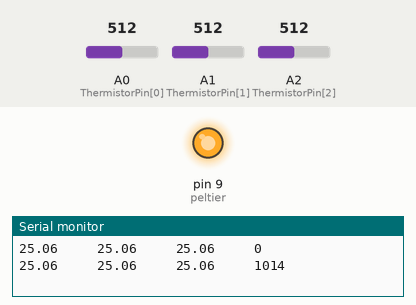
A sketch run on a simulated Arduino Mega 2560, built with avr-gcc and run on an emulated ATmega2560. Parts: output pins drawn as LEDs (lit = HIGH), the last lines printed to the serial monitor. The inputs (shaded band) are chosen by the test bench; at power-on: A0 (ThermistorPin[0]) = 512, A2 (ThermistorPin[2]) = 512, A1 (ThermistorPin[1]) = 512.

Above: at 1.2 s.
1.3 s: A0 (ThermistorPin[0]) set to 68
3.2 s: A0 (ThermistorPin[0]) set to 64
4.7 s: A2 (ThermistorPin[2]) set to 756
6.2 s: A2 (ThermistorPin[2]) set to 783
At 6.6 s:
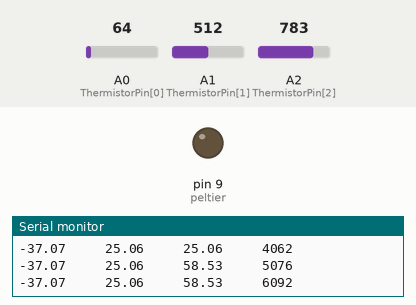
7.7 s: A2 (ThermistorPin[2]) set to 716
At 8.4 s:
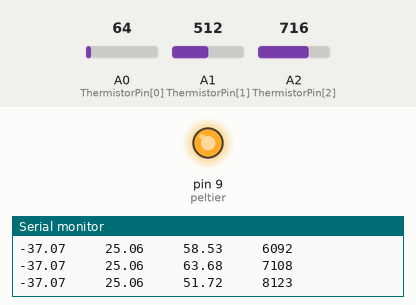
9.2 s: A2 (ThermistorPin[2]) set to 900
At 10.4 s:
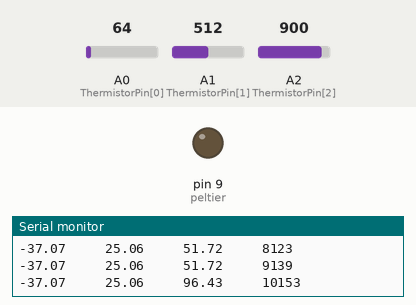
Timing chart, 0 to 12.2 s (numbered marks = the images above; inputs shaded):
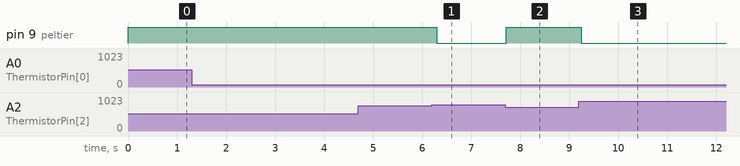

The sketch:

twopeltieronemosfet.ino
```cpp
/*
 Lawrence Berkeley National Lab 2017
 Adrien Stejer

 This code was written to control two Peltier devices (thermo-electric coolers, TECs) by using one N-channel
 MOSFET connected to an external power supply, Arduino PWM output, and two peltier elements. Peltier1 was
 mounted in between two aluminum pieces which was then fit into a plastic piece made specifically for the project,
 peltier2 was placed between the CPU cooler and one of the aluminum plates. On each side of the aluminum pieces
 an NTC Thermistor(Negative Temperature Coefficient) was mounted and placed in a voltage divider mounted on a
 ProtoShield on the Arduino Mega 2560, another NTC was also placed on the CPU cooler on the hot side of Peltier2.
 These are read out by three analog ports on the arduino, converted to voltage,and then using the voltage divider
 equation the resistance and then current temperature (based on the beta coefficient of the NTC) is found.
 After the current temperature is found, the PID controller function computes the output to the gate of the MOSFET
 through the PWM port based on how far the current temperature is from the setpoint and the PID coefficients.
 And this cycle continues, Arduino gets temperature, that information is put into the PID function, it computes
 the new PWM output based on how far the temperature is from the setpoint and the PID coefficients, the MOSFET then
 changes the power to the Peltier which should change the temperature, and then the cycle starts over again.

 The only thing that should be changed about this code is the PID coefficients, which depend on the system at hand, I
 personally used the Ziegler-Nichols Method to determine the coefficients but there are other ways to determine the
 coeffiecients including just blind guessing. From reading online it seems that for temperature control, as a general guideline
 the proportional coefficient(kp) should be high, on the order of 100, and the integral and differential coefficients
 should be small, on the order of 10 or 1.

 Apart from that the pin locations can be changed as you please but if you decide to add more NTCs or peltiers driven by
 separate mosfets remember that they need to have sequential or different numbering. But for the most part you can copy
 and paste the code and just change the numbers and this should work for any numbe of peltiers, NTCs, and MOSFETs.

 Enjoy!

 */

#include <PID_v1.h>       // This includes the PID Library which is necessary to control the power driving the peltier based on how far away the current temperature is from the setpoint

int peltier = 9;          // declares the peltier pin address for the pwm mosfet control
double Output;            // declares the output parameter necessary for the PID function, in this case it's an integer from 0 to 255
double Celsius;           // declares the input for the PID algorithm and what we are trying to control, in our case it is temperature in degrees celsius
double Setpoint;          // declares the setpoint for the PID function, in our case this is the temperature of the cold side of the peltier
unsigned long time;       // establishes the varaible time so we can graph data later

/*below are variables for NTC temp sensor*/
int ThermistorPin[3] = {A0,A1,A2};       // declares the analog pin addresses for the thermistors
float V1;                                                        // declares the voltages that will be computed from the analog output in the voltage dividers
float Vin = 5;                                                           // voltage applied to the voltage divider, used in analog conversion
float R0 = 10000.;                                                       // the other resistor value in the voltage divider, also the R value of the NTC at 25C
float logR1, R1;
float T[3];                       // declares variables for the current temperature calculation
float c1 = 298.15, b=3070.;                                              // c1 is 25C in Kelvin and b is the Beta value of the thermistor, we had to claibrate this as it was not the nominal value
int counter=9;                                                           // counter used to slow down the serial window when it prints out the temperature

/*
 * @param Celsius -- the variable to control
 * @param Output -- the value of the pwm to be calculated by the PID.compute() method
 * @param Setpoint -- the value of Celsius that the algorithm tries to attain.
 * @param kp -- (tentative: 100) maybe 150
 * @param ki -- (tentative: 10) maybe 12.5
 * @param kd -- (tentative: 1) maybe 3.125
 * @param Direction -- (tentative REVERSE)
 */

PID tempController(&Celsius, &Output, &Setpoint, 100, 20.5, 5.125, REVERSE);       // creates a PID controller linked to the peltier1 element, description of arguements/parameters given above


void setup() {
  Serial.begin(9600);                         // sets the baud for serial data transmission, make sure this matches with baud in serial monitor/plotter or you won't see the data printing out
  pinMode(peltier, OUTPUT);                   // configures pin going to MOSFET driving the peltier as an output of pwm
  Celsius = T[0];                               // sets the first thermistor temp as the inputs for the PID controllers
  Setpoint = -40;                             // desired temperature(in C) for cold side of peltier1, ideally, -30 or -40 is lowest
  tempController.SetSampleTime(1000);         // changed from 1000 to 200, let's see how this goes
  tempController.SetOutputLimits(0, 255);     // ensures the output is from 0 to 255 otherwise pwm won't work
  tempController.SetMode(AUTOMATIC);          // specifies that the PID should be ON
}

void loop() {
  time = millis();
  counter +=1;                  // adds one to counter used to slow down the serial window when it prints out the temperature

  /*Begin temperature monitoring */
  /*NTC Temp sensor */
  for(int i=0; i<3; i++){
    V1=(5./1023.0)*analogRead(ThermistorPin[i]);         // converts analog readout to voltage
    R1 = R0 * (Vin/V1 - 1.0);                         // voltage divider equation to find current resistance of thermistor
    logR1 = log(R1/R0);
    T[i] = (1.0 / (1/c1 + ((1/b)*logR1)))-273.15;       // beta equation gives the current temperature, could also use steinhart-hart eqn for more accuracy
  }

  if (counter == 10){           // ensures that the serial window prints every second rather than constantly
    for(int i=0; i<3; i++){
      Serial.print(T[i]);
      Serial.print("     ");
    }
    Serial.print(time);
    Serial.println();
    counter=0;                  // sets counter back to 0 so it can print again after another second
  }

  Celsius = T[0];

  if(T[2]>60.){
    analogWrite(peltier,0);
  }
  else{
    boolean s = tempController.Compute();             // recomputes(at frequency specified by SetSampleTime) the output value going to the MOSFET through the pwm, it technically gives a boolean value (did it recompute output or not) but after it recomputes, the PID output changes
    analogWrite(peltier, Output);                     // the new output has been calculated and this send the new value to the analog port
  }

  delay(100);

}
```

Measured:
- the behaviour switches between 764 and 765 on A2 (ThermistorPin[2]) (found by bisection; images 0 and 1)
- after the input at 6.2 s, pin 9 (peltier): HIGH → LOW after 0.10 s
- after the input at 7.7 s, pin 9 (peltier): LOW → HIGH at once
- after the input at 9.2 s, pin 9 (peltier): HIGH → LOW at once
